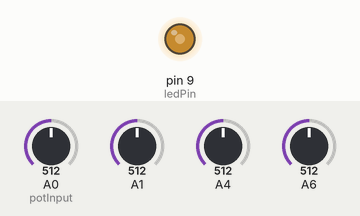
Simulated run of this sketch. Board: Arduino Uno, built with avr-gcc and run on an emulated ATmega328P. On the bench: output pins drawn as LEDs (lit = HIGH). The test bench sets the inputs (shaded band); at power-on: A0 (potInput) = 512, A1 = 512, A4 = 512, A6 = 512.

Above: at 1.2 s.
1.3 s: A0 (potInput) set to 1023
Timing chart, 0 to 2.2 s (numbered marks = the images above; inputs shaded):
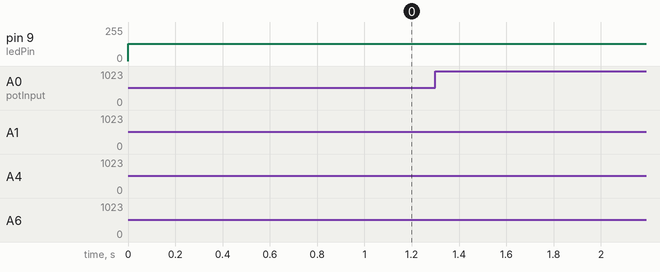

The sketch:

potentiometerTest.ino
```cpp
// Uncomment for Serial Monitor output
//#define SERIAL_OUTPUT

//------- ELEMENTS    ---------
//-- 1 x potentiometer 10 kB
//-- 1 x resistor 220 R
//-- 1 x capacitor 100 uF
//------- CONNECTIONS ---------
//-- Left pin of pot -> 5V
//-- Middle pin of pot -> A0
//-- Right pin of pot -> GND
//-- LED anode -> GND
//-- LED cathode -> 220 R resistor pin 1
//-- 220 R resistor pin 2 -> Digital Output 9
//-- 100 uF capacitor - parallel to power supply
// Works better when Arduino is powered from an external source
// and when the pot is plugged into the breadboard directly
// rather than from USB (less flicker)

const int potPin = A0;
const int ledPin = 9;

int   potInput = 0;
int   ledOutput = 0;

void setup() {
  // put your setup code here, to run once:
#ifdef SERIAL_OUTPUT
  Serial.begin(9600);
#endif
  pinMode(ledPin, OUTPUT);
}

void loop() {
  // put your main code here, to run repeatedly:
  potInput  = analogRead(potInput);
#ifdef SERIAL_OUTPUT
  // Output to serial causes the LED to flicker
  Serial.print("Potentiometer input = ");
  Serial.println(potInput);
#endif
  ledOutput = potInput / 4;
  analogWrite(ledPin, ledOutput);
#ifdef SERIAL_OUTPUT
  delay(100);
#endif
}
```
